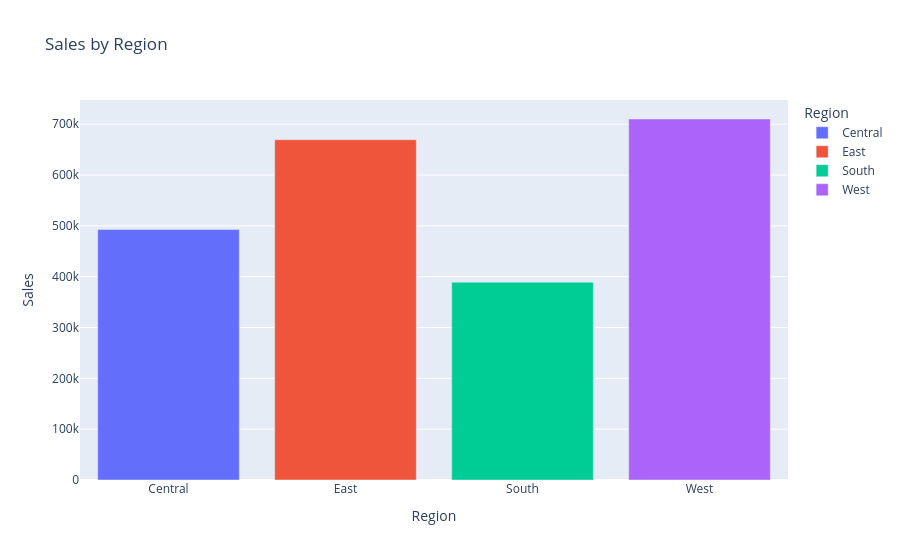

Source (notebook cell):
### Code cell
# ==========================================================
# Regional Sales Comparison
# ==========================================================

region_sales = (
    df.groupby("Region")["Sales"]
      .sum()
      .reset_index()
)

fig = px.bar(
    region_sales,
    x="Region",
    y="Sales",
    color="Region",
    title="Sales by Region"
)

fig.show()

### Figure 1 — Plotly figure (JSON) as saved in the notebook; plotly's stock layout.template omitted (floating-point values rounded to 4 significant figures)
{"data": [{"alignmentgroup": "True", "hovertemplate": "Region=%{x}<br>Sales=%{y}<extra></extra>", "legendgroup": "Central", "marker": {"color": "#636efa", "pattern": {"shape": ""}}, "name": "Central", "offsetgroup": "Central", "orientation": "v", "showlegend": true, "textposition": "auto", "type": "bar", "x": ["Central"], "xaxis": "x", "y": [492600.0], "yaxis": "y"}, {"alignmentgroup": "True", "hovertemplate": "Region=%{x}<br>Sales=%{y}<extra></extra>", "legendgroup": "East", "marker": {"color": "#EF553B", "pattern": {"shape": ""}}, "name": "East", "offsetgroup": "East", "orientation": "v", "showlegend": true, "textposition": "auto", "type": "bar", "x": ["East"], "xaxis": "x", "y": [669500.0], "yaxis": "y"}, {"alignmentgroup": "True", "hovertemplate": "Region=%{x}<br>Sales=%{y}<extra></extra>", "legendgroup": "South", "marker": {"color": "#00cc96", "pattern": {"shape": ""}}, "name": "South", "offsetgroup": "South", "orientation": "v", "showlegend": true, "textposition": "auto", "type": "bar", "x": ["South"], "xaxis": "x", "y": [389200.0], "yaxis": "y"}, {"alignmentgroup": "True", "hovertemplate": "Region=%{x}<br>Sales=%{y}<extra></extra>", "legendgroup": "West", "marker": {"color": "#ab63fa", "pattern": {"shape": ""}}, "name": "West", "offsetgroup": "West", "orientation": "v", "showlegend": true, "textposition": "auto", "type": "bar", "x": ["West"], "xaxis": "x", "y": [710200.0], "yaxis": "y"}], "layout": {"barmode": "relative", "legend": {"title": {"text": "Region"}, "tracegroupgap": 0}, "title": {"text": "Sales by Region"}, "xaxis": {"anchor": "y", "categoryarray": ["Central", "East", "South", "West"], "categoryorder": "array", "domain": [0, 1], "title": {"text": "Region"}}, "yaxis": {"anchor": "x", "domain": [0, 1], "title": {"text": "Sales"}}}}
